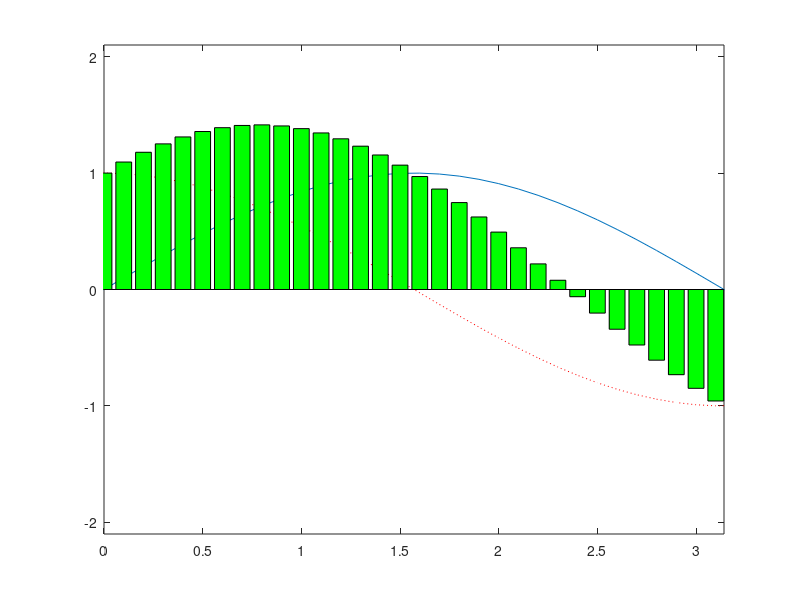

This chart was generated by the following MATLAB code: (Note: this script raises an error after producing the figure.)
% Zeilenarray
x1 = [1,2,3];
x2 = [1 2 3];
a = x1(1,2);
x = -10:0.1:10;

% Spaltenarray
y1 = [4;5;6];
b = y1(2,1);
y2 = (10:-.2:-10)';

% 2d-Matrix
z = [1,2,3;4,5,6;7,8,9;10,11,12];
z1 = [[1,2,3];[4,5,6];[7,8,9];[10,11,12]];
z2=z';

% Funktionen
y = sin(x);
f = cos(x);
g = @(x)(x^.4+3*x.^3+sqrt(1+x.^2));

% Plots
plot(x,y);
hold;
plot(x,f,':r');
axis([0,pi,-2.1,2.1]);
bar(x,f+y,'g');

% Symbolic toolbox
syms x a b c;
p = a*x^2+b*x+c;

%  replace symbolic variables
p1=subs(p,a,1);
p2=subs(p1,b,-2);
p3=subs(p2,c,1);
ezplot(p3)

% Factorisieren
p4 = x^2-2*x+1;
factor(p4)
factor(p3)
p = x^5-2*x^4 -6*x^3 +8*x^2 +5*x -6;
factor(p)

% Nullstellen
ns = solve(p,x);
p = x^6+x^5-2*x^4 -6*x^3 +8*x^2 +5*x -6;
ns = solve(p)
ns = solve(p,'Real',true)

% Vereinfachen
p = x^5-x^4 +2*x^3 +8*x^2 -5*x -6-x^4-8*x^3+10*x;
simplify(p)

% in Funktion transformieren:
f = inline(p);
ezplot(p)
xx=-2.8:0.1:3.2;
plot(xx,f(xx));

% Nullstellen mit numerischem solver:
syms x
f=(x^4-3*x^3+5*x-2*sqrt(1+x^2))*exp(-x^2)
solve(f)
ezplot(f)
f0=inline(vectorize(f));
plot(-10:0.1:10,f(-10:0.1:10))
fzero(f,0)
fzero(f,-1)


